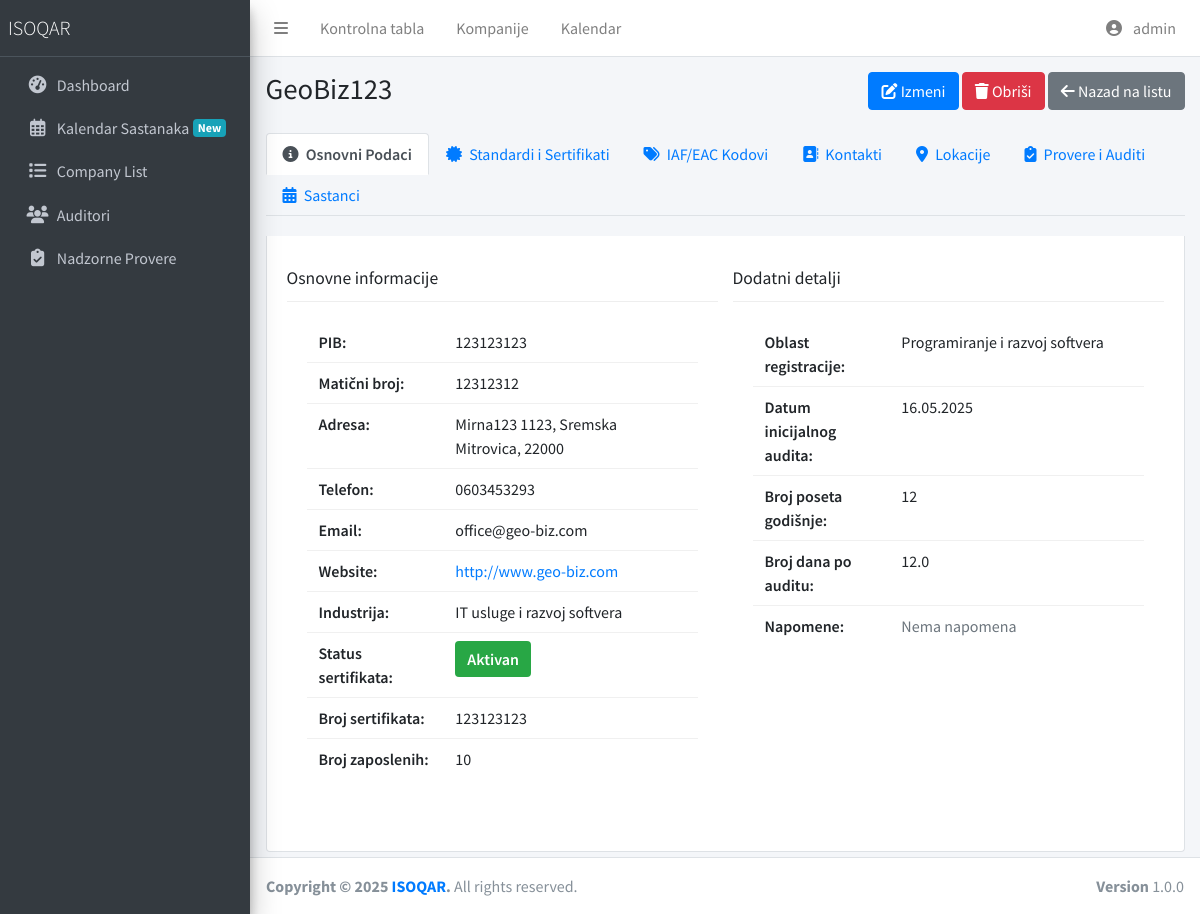
Screenshot of /company/companies/2/ (signed in) with the database file from the repository.
### company/company_models.py (models this page shows, shortened)
class Company(models.Model):
    STATUS_ACTIVE = 'active'
    STATUS_SUSPENDED = 'suspended'
    STATUS_WITHDRAWN = 'withdrawn'
    STATUS_EXPIRED = 'expired'
    STATUS_PENDING = 'pending'
    STATUS_CANCELLED = 'cancelled'
    CERTIFICATE_STATUS_CHOICES = [
        (STATUS_ACTIVE, _('Aktivan')),
        (STATUS_SUSPENDED, _('Suspendovan')),
        (STATUS_WITHDRAWN, _('Deregistrovan')),
        (STATUS_EXPIRED, _('Istekao')),
        (STATUS_PENDING, _('Na čekanju')),
        (STATUS_CANCELLED, _('Otkazan')),
    ]
    name = models.CharField(_("Naziv kompanije"), max_length=200)
    pib = models.CharField(_("PIB"), max_length=9, blank=True, null=True, validators=[
        RegexValidator(r'^\d{9}$', _('PIB mora sadržati tačno 9 cifara'))
    ])
    mb = models.CharField(_("Matični broj"), max_length=8, blank=True, null=True, validators=[
        RegexValidator(r'^\d{8}$', _('Matični broj mora sadržati tačno 8 cifara'))
    ])
    street = models.CharField(_("Ulica"), max_length=200, blank=True, null=True)
    street_number = models.CharField(_("Broj"), max_length=20, blank=True, null=True)
    city = models.CharField(
        _("Grad"),
        max_length=50,
        choices=SERBIA_CITY_CHOICES,
        help_text=_("Izaberite grad"),
        blank=True,
        null=True
    )
    postal_code = models.CharField(_("Poštanski broj"), max_length=10, blank=True, null=True)
    country = models.CharField(_("Država"), max_length=100, default="Srbija")
    phone = models.CharField(_("Telefon"), max_length=50, blank=True, null=True)
    email = models.EmailField(_("Email"), blank=True, null=True)
    website = models.URLField(_("Web sajt"), blank=True, null=True)
    industry = models.CharField(
        _("Industrija"),
        max_length=50,
        choices=INDUSTRY_CHOICES,
        blank=True,
        null=True,
        help_text=_("Izaberite industriju")
    )
    number_of_employees = models.IntegerField(_("Broj zaposlenih"), blank=True, null=True)
    certificate_status = models.CharField(
        _("Status sertifikata"),
        max_length=50,
        choices=CERTIFICATE_STATUS_CHOICES,
        default=STATUS_PENDING
    )
    certificate_number = models.CharField(_("Broj sertifikata"), max_length=100, blank=True, null=True)
    suspension_until_date = models.DateField(_("Suspenzija do datuma"), blank=True, null=True)
    audit_days = models.DecimalField(_("Broj dana audita"), max_digits=18, decimal_places=1, blank=True, null=True)
    initial_audit_conducted_date = models.DateField(_("Datum inicijalnog audita"), blank=True, null=True)
    visits_per_year = models.DecimalField(_("Poseta godišnje"), max_digits=18, decimal_places=0, blank=True, null=True)
    audit_days_each = models.DecimalField(_("Dana po auditu"), max_digits=18, decimal_places=1, blank=True, null=True)
    oblast_registracije = models.TextField(_("Oblast registracije"), blank=True, null=True, help_text=_("Unesite oblast registracije kompanije"))
    notes = models.TextField(_("Napomene"), blank=True, null=True)
    is_active = models.BooleanField(_("Aktivna"), default=True)
    created_at = models.DateTimeField(_("Kreirano"), default=timezone.now)
    updated_at = models.DateTimeField(_("Ažurirano"), auto_now=True)
    class Meta:
        verbose_name = _("Kompanija")
        verbose_name_plural = _("Kompanije")
        ordering = ['-created_at']

### company/views.py (the view, shortened to what this page needs)
# urls.py: path('companies/<int:pk>/', CompanyDetailView.as_view(), name='detail'),
class CompanyDetailView(LoginRequiredMixin, DetailView):
    model = Company
    template_name = 'company/company-detail.html'
    context_object_name = 'company'
    def get(self, request, *args, **kwargs):
        edit_audit = request.GET.get('edit_audit')
        if edit_audit:
            self.object = self.get_object()
            company = self.object
            audit = get_object_or_404(CycleAudit, id=edit_audit, certification_cycle__company=company)
            return redirect('company:cycle_audit_update', pk=audit.id)
        return super().get(request, *args, **kwargs)
    def get_context_data(self, **kwargs):
        context = super().get_context_data(**kwargs)
        company = self.object
        context['contact_persons'] = company.kontakt_osobe.all().order_by('-is_primary', 'ime_prezime')
        standards = company.company_standards.all()
        standards_with_auditors = []
        for standard in standards:
            standard_def_id = standard.standard_definition_id
            auditor_standards = AuditorStandard.objects.filter(standard_id=standard_def_id)
            auditors = [as_obj.auditor for as_obj in auditor_standards]
            standards_with_auditors.append({
                'standard': standard,
                'auditors': auditors
            })
        context['standards'] = standards_with_auditors
        context['locations'] = company.ostale_lokacije.all()
        context['appointments'] = company.appointments.all().order_by('-start_datetime')[:5]
        context['iaf_eac_codes'] = CompanyIAFEACCode.objects.filter(company=company).select_related('iaf_eac_code')
        context['certification_cycles'] = company.certification_cycles.all().order_by('-start_date')
        try:
            context['audit_info'] = company.naredne_provere.first()
        except:
            context['audit_info'] = None
        add_cycle = self.request.GET.get('add_cycle')
        edit_cycle = self.request.GET.get('edit_cycle')
        if add_cycle:
            context['cycle_form'] = CertificationCycleForm(initial={'company': company})
            context['show_cycle_form'] = True
        elif edit_cycle:
            cycle = get_object_or_404(CertificationCycle, id=edit_cycle, company=company)
            context['cycle_form'] = CertificationCycleForm(instance=cycle)
            context['show_cycle_form'] = True
            context['editing_cycle'] = cycle
        return context

### company/company_models.py (called while the page is built)
    @property
    def full_address(self):
        if not all([self.street, self.street_number, self.city]):
            return ""
        return f"{self.street} {self.street_number}, {self.city}"

### templates/company/company-detail.html (shortened to what this page needs)
{% extends "layouts/base.html" %}
{% load static %}
{% block extrastyle %}
<link rel="stylesheet" href="{% static 'css/company/company-detail.css' %}">
{% endblock %}
{% block content %}
{% now "Y-m-d" as today %}
<div class="content-wrapper">
  <div class="content-header">
    <div class="container-fluid">
      <div class="row mb-2">
        <div class="col-sm-6">
          <h1 class="m-0">{{ company.name }}</h1>
        </div>
        <div class="col-sm-6">
          <div class="float-sm-right">
            <a href="{% url 'company:update' company.id %}" class="btn btn-primary">
              <i class="fas fa-edit"></i> Izmeni
            </a>
            <a href="{% url 'company:delete' company.id %}" class="btn btn-danger">
              <i class="fas fa-trash"></i> Obriši
            </a>
            <a href="{% url 'company:list' %}" class="btn btn-secondary">
              <i class="fas fa-arrow-left"></i> Nazad na listu
            </a>
          </div>
        </div>
      </div>
    </div>
  </div>
  <div class="content">
    <div class="container-fluid">
      <div class="row">
        <div class="col-12">
          <ul class="nav nav-tabs company-tabs" id="companyTabs" role="tablist">
            <li class="nav-item">
              <a class="nav-link active" id="info-tab" data-toggle="tab" href="#info" role="tab">
                <i class="fas fa-info-circle mr-1"></i> Osnovni Podaci
              </a>
            </li>
            <li class="nav-item">
              <a class="nav-link" id="standards-tab" data-toggle="tab" href="#standards" role="tab">
                <i class="fas fa-certificate mr-1"></i> Standardi i Sertifikati
              </a>
            </li>
            <li class="nav-item">
              <a class="nav-link" id="iaf-eac-tab" data-toggle="tab" href="#iaf-eac" role="tab">
                <i class="fas fa-tags mr-1"></i> IAF/EAC Kodovi
              </a>
            </li>
            <li class="nav-item">
              <a class="nav-link" id="contacts-tab" data-toggle="tab" href="#contacts" role="tab">
                <i class="fas fa-address-book mr-1"></i> Kontakti
              </a>
            </li>
            <li class="nav-item">
              <a class="nav-link" id="locations-tab" data-toggle="tab" href="#locations" role="tab">
                <i class="fas fa-map-marker-alt mr-1"></i> Lokacije
              </a>
            </li>
            <li class="nav-item">
              <a class="nav-link" id="audits-tab" data-toggle="tab" href="#audits" role="tab">
                <i class="fas fa-clipboard-check mr-1"></i> Provere i Auditi
              </a>
            </li>
            <li class="nav-item">
              <a class="nav-link" id="meetings-tab" data-toggle="tab" href="#meetings" role="tab">
                <i class="fas fa-calendar-alt mr-1"></i> Sastanci
              </a>
            </li>
          </ul>
        </div>
      </div>
      <div class="tab-content" id="companyTabsContent">
        <div class="tab-pane fade show active" id="info" role="tabpanel" aria-labelledby="info-tab">
          <div class="row">
            <div class="col-md-6">
              <div class="card">
                <div class="card-header">
                  <h3 class="card-title">Osnovne informacije</h3>
                </div>
                <div class="card-body">
                  <table class="info-table">
                    <tbody>
                      <tr>
                        <td>PIB:</td>
                        <td>{{ company.pib }}</td>
                      </tr>
                      <tr>
                        <td>Matični broj:</td>
                        <td>{{ company.mb }}</td>
                      </tr>
                      <tr>
                        <td>Adresa:</td>
                        <td>{{ company.street }} {{ company.street_number }}, {{ company.city }}, {{ company.postal_code }}</td>
                      </tr>
                      <tr>
                        <td>Telefon:</td>
                        <td>{{ company.phone|default:"Nije unet" }}</td>
                      </tr>
                      <tr>
                        <td>Email:</td>
                        <td>{{ company.email|default:"Nije unet" }}</td>
                      </tr>
                      <tr>
                        <td>Website:</td>
                        <td>{% if company.website %}<a href="{{ company.website }}" target="_blank">{{ company.website }}</a>{% else %}Nije unet{% endif %}</td>
                      </tr>
                      <tr>
                        <td>Industrija:</td>
                        <td>{{ company.get_industry_display }}</td>
                      </tr>
                      <tr>
                        <td>Status sertifikata:</td>
                        <td><span class="status-badge status-{{ company.certificate_status }}">{{ company.get_certificate_status_display }}</span></td>
                      </tr>
                      <tr>
                        <td>Broj sertifikata:</td>
                        <td>{% if company.certificate_number %}{{ company.certificate_number }}{% else %}<span class="text-muted">Nije unet</span>{% endif %}</td>
                      </tr>
                      <tr>
                        <td>Broj zaposlenih:</td>
                        <td>{{ company.number_of_employees|default:"Nije unet" }}</td>
                      </tr>
                    </tbody>
                  </table>
            </div>
          </div>
        </div>
            <div class="col-md-6">
              <div class="card">
                <div class="card-header">
                  <h3 class="card-title">Dodatni detalji</h3>
                </div>
                <div class="card-body">
                  <table class="info-table">
                    <tbody>
                      <tr>
                        <td>Oblast registracije:</td>
                        <td>{% if company.oblast_registracije %}{{ company.oblast_registracije }}{% else %}<span class="text-muted">Nije uneto</span>{% endif %}</td>
                      </tr>
                      <tr>
                        <td>Datum inicijalnog audita:</td>
                        <td>{% if company.initial_audit_conducted_date %}{{ company.initial_audit_conducted_date|date:"d.m.Y" }}{% else %}<span class="text-muted">Nije uneto</span>{% endif %}</td>
                      </tr>
                      <tr>
                        <td>Broj poseta godišnje:</td>
                        <td>{% if company.visits_per_year %}{{ company.visits_per_year }}{% else %}<span class="text-muted">Nije uneto</span>{% endif %}</td>
                      </tr>
                      <tr>
                        <td>Broj dana po auditu:</td>
                        <td>{% if company.audit_days_each %}{{ company.audit_days_each }}{% else %}<span class="text-muted">Nije uneto</span>{% endif %}</td>
                      </tr>
                      <tr>
                        <td>Napomene:</td>
                        <td>{% if company.notes %}{{ company.notes|linebreaks }}{% else %}<span class="text-muted">Nema napomena</span>{% endif %}</td>
                      </tr>
                    </tbody>
                  </table>
                </div>
              </div>
            </div>
          </div>
        </div>
      </div>
    </div>
  </div>
</div>
{% endblock %}

### templates/layouts/navbar.html (shortened to what this page needs)
<nav class="main-header navbar navbar-expand navbar-white navbar-light">
    <ul class="navbar-nav">
      <li class="nav-item">
        <a class="nav-link" data-widget="pushmenu" href="#" role="button"><i class="fas fa-bars"></i></a>
      </li>
      <li class="nav-item d-none d-sm-inline-block">
        <a href="{% url 'company:dashboard' %}" class="nav-link">Kontrolna tabla</a>
      </li>
      <li class="nav-item d-none d-sm-inline-block">
        <a href="{% url 'company:list' %}" class="nav-link">Kompanije</a>
      </li>
      <li class="nav-item d-none d-sm-inline-block">
        <a href="{% url 'company:calendar' %}" class="nav-link">Kalendar</a>
      </li>
    </ul>
    <ul class="navbar-nav ml-auto">
      {% if user.is_authenticated %}
      <li class="nav-item dropdown user-menu">
        <a href="#" class="nav-link dropdown-toggle" data-toggle="dropdown" aria-expanded="false">
          <i class="fas fa-user-circle mr-2"></i>
          <span class="d-none d-md-inline">{{ user.username }}</span>
        </a>
      </li>
      {% endif %}
    </ul>
</nav>

### static/css/custom.css (style rules this page uses)
html, body { height: 100%; min-height: 100%; margin: 0; padding: 0; overflow-x: hidden; }
.content-wrapper { margin-left: 250px !important; width: calc(100% - 250px) !important; overflow-x: hidden !important; position: relative; z-index: 1000; }
.content-wrapper { min-height: 100vh !important; }

### static/css/company/company-detail.css (style rules this page uses)
.status-badge { padding: 6px 12px; border-radius: 4px; font-weight: 600; display: inline-block; }
.status-active { background-color: #28a745; color: white; }
.info-table { width: 100%; margin-bottom: 1rem; }
.info-table td { padding: 8px 12px; vertical-align: top; border-bottom: 1px solid #f0f0f0; }
.info-table td:first-child { width: 35%; font-weight: 600; }
.info-table tr:last-child td { border-bottom: none; }
.company-tabs { margin-bottom: 20px; }
.company-tabs .nav-link { font-weight: 500; }
.company-tabs .nav-link.active { font-weight: 600; }
.tab-content { background-color: #fff; border: 1px solid #dee2e6; border-top: none; border-radius: 0 0 0.25rem 0.25rem; padding: 20px; }
.tab-content .card { border: none; box-shadow: none; }
.tab-content .card-header { background-color: transparent; border-bottom: 1px solid #eee; padding-left: 0; padding-right: 0; }

### templates/layouts/base.html (style rules this page uses)
.content-wrapper { margin-left: 250px !important; width: calc(100% - 250px) !important; overflow-x: hidden !important; }

### rows the page displays
Company: name "GeoBiz123", pib "123123123", mb "12312312", street "Mirna123", street_number "1123", city "Sremska Mitrovica", postal_code "22000", phone "0603453293", email "office@geo-biz.com", website "http://www.geo-biz.com", industry "IT usluge i razvoj softvera", certificate_status "Aktivan", certificate_number "123123123", number_of_employees "10", oblast_registracije "Programiranje i razvoj softvera", initial_audit_conducted_date "16.05.2025", visits_per_year "12", audit_days_each "12.0"

### other values shown
{{ user.username }} "admin"
